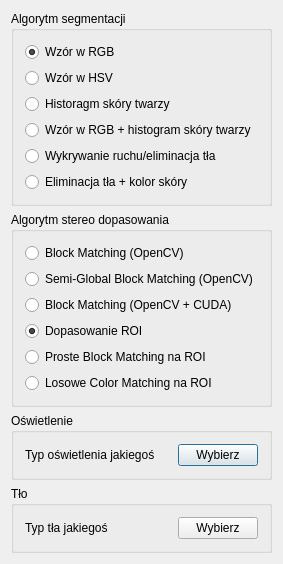
<?xml version="1.0" encoding="UTF-8"?>
<ui version="4.0">
 <class>AlgorithmsDialog</class>
 <widget class="QDialog" name="AlgorithmsDialog">
  <property name="geometry">
   <rect>
    <x>0</x>
    <y>0</y>
    <width>253</width>
    <height>478</height>
   </rect>
  </property>
  <property name="windowTitle">
   <string>Algorytmy</string>
  </property>
  <layout class="QVBoxLayout" name="verticalLayout">
   <item>
    <widget class="QGroupBox" name="groupBoxSegmentation">
     <property name="title">
      <string>Algorytm segmentacji</string>
     </property>
     <layout class="QVBoxLayout" name="verticalLayout_2">
      <item>
       <widget class="QRadioButton" name="radioButtonSegm0">
        <property name="text">
         <string>Wzór w RGB</string>
        </property>
        <property name="checked">
         <bool>true</bool>
        </property>
       </widget>
      </item>
      <item>
       <widget class="QRadioButton" name="radioButtonSegm1">
        <property name="text">
         <string>Wzór w HSV</string>
        </property>
       </widget>
      </item>
      <item>
       <widget class="QRadioButton" name="radioButtonSegm2">
        <property name="text">
         <string>Historagm skóry twarzy</string>
        </property>
       </widget>
      </item>
      <item>
       <widget class="QRadioButton" name="radioButtonSegm3">
        <property name="text">
         <string>Wzór w RGB + histogram skóry twarzy</string>
        </property>
       </widget>
      </item>
      <item>
       <widget class="QRadioButton" name="radioButtonSegm4">
        <property name="text">
         <string>Wykrywanie ruchu/eliminacja tła</string>
        </property>
       </widget>
      </item>
      <item>
       <widget class="QRadioButton" name="radioButtonSegm5">
        <property name="text">
         <string>Eliminacja tła + kolor skóry</string>
        </property>
       </widget>
      </item>
     </layout>
    </widget>
   </item>
   <item>
    <widget class="QGroupBox" name="groupBoxStereo">
     <property name="title">
      <string>Algorytm stereo dopasowania</string>
     </property>
     <layout class="QVBoxLayout" name="verticalLayout_3">
      <item>
       <widget class="QRadioButton" name="radioButtonStereo0">
        <property name="text">
         <string>Block Matching (OpenCV)</string>
        </property>
       </widget>
      </item>
      <item>
       <widget class="QRadioButton" name="radioButtonStereo1">
        <property name="text">
         <string>Semi-Global Block Matching (OpenCV)</string>
        </property>
       </widget>
      </item>
      <item>
       <widget class="QRadioButton" name="radioButtonStereo2">
        <property name="text">
         <string>Block Matching (OpenCV + CUDA)</string>
        </property>
       </widget>
      </item>
      <item>
       <widget class="QRadioButton" name="radioButtonStereo3">
        <property name="text">
         <string>Dopasowanie ROI</string>
        </property>
        <property name="checked">
         <bool>true</bool>
        </property>
       </widget>
      </item>
      <item>
       <widget class="QRadioButton" name="radioButtonStereo4">
        <property name="text">
         <string>Proste Block Matching na ROI</string>
        </property>
       </widget>
      </item>
      <item>
       <widget class="QRadioButton" name="radioButtonStereo5">
        <property name="text">
         <string>Losowe Color Matching na ROI</string>
        </property>
       </widget>
      </item>
     </layout>
    </widget>
   </item>
   <item>
    <widget class="QGroupBox" name="groupBoxLight">
     <property name="title">
      <string>Oświetlenie</string>
     </property>
     <layout class="QHBoxLayout" name="horizontalLayout">
      <item>
       <widget class="QLabel" name="labelLight">
        <property name="text">
         <string>Typ oświetlenia jakiegoś</string>
        </property>
       </widget>
      </item>
      <item>
       <widget class="QPushButton" name="buttonGetLight">
        <property name="maximumSize">
         <size>
          <width>80</width>
          <height>16777215</height>
         </size>
        </property>
        <property name="text">
         <string>Wybierz</string>
        </property>
       </widget>
      </item>
     </layout>
    </widget>
   </item>
   <item>
    <widget class="QGroupBox" name="groupBoxBkg">
     <property name="title">
      <string>Tło</string>
     </property>
     <layout class="QHBoxLayout" name="horizontalLayout_2">
      <item>
       <widget class="QLabel" name="labelBkg">
        <property name="text">
         <string>Typ tła jakiegoś</string>
        </property>
       </widget>
      </item>
      <item>
       <widget class="QPushButton" name="buttonGetBkg">
        <property name="maximumSize">
         <size>
          <width>80</width>
          <height>16777215</height>
         </size>
        </property>
        <property name="text">
         <string>Wybierz</string>
        </property>
       </widget>
      </item>
     </layout>
    </widget>
   </item>
  </layout>
 </widget>
 <layoutdefault spacing="6" margin="11"/>
 <resources/>
 <connections/>
</ui>
